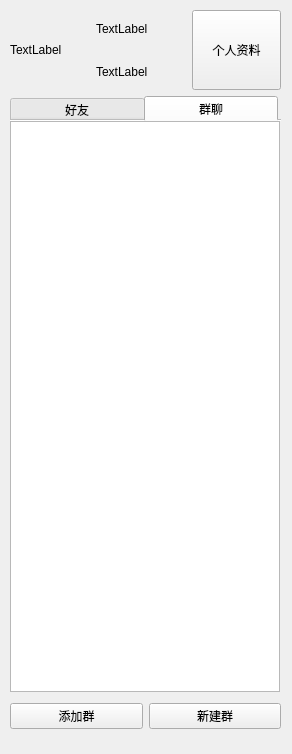
<?xml version="1.0" encoding="UTF-8"?>
<ui version="4.0">
 <class>Form</class>
 <widget class="QWidget" name="Form">
  <property name="geometry">
   <rect>
    <x>0</x>
    <y>0</y>
    <width>292</width>
    <height>754</height>
   </rect>
  </property>
  <property name="minimumSize">
   <size>
    <width>260</width>
    <height>700</height>
   </size>
  </property>
  <property name="maximumSize">
   <size>
    <width>100000</width>
    <height>100000</height>
   </size>
  </property>
  <property name="windowTitle">
   <string>Form</string>
  </property>
  <widget class="QWidget" name="verticalLayoutWidget">
   <property name="geometry">
    <rect>
     <x>10</x>
     <y>10</y>
     <width>271</width>
     <height>731</height>
    </rect>
   </property>
   <layout class="QVBoxLayout" name="verticalLayout">
    <item>
     <layout class="QHBoxLayout" name="horizontalLayout">
      <item>
       <widget class="QLabel" name="headsculLabel">
        <property name="minimumSize">
         <size>
          <width>80</width>
          <height>80</height>
         </size>
        </property>
        <property name="maximumSize">
         <size>
          <width>80</width>
          <height>80</height>
         </size>
        </property>
        <property name="text">
         <string>TextLabel</string>
        </property>
       </widget>
      </item>
      <item>
       <layout class="QVBoxLayout" name="verticalLayout_2">
        <item>
         <widget class="QLabel" name="nicknameLabel">
          <property name="text">
           <string>TextLabel</string>
          </property>
         </widget>
        </item>
        <item>
         <widget class="QLabel" name="signatureLabel">
          <property name="text">
           <string>TextLabel</string>
          </property>
         </widget>
        </item>
       </layout>
      </item>
      <item>
       <widget class="QPushButton" name="infoButton">
        <property name="sizePolicy">
         <sizepolicy hsizetype="Ignored" vsizetype="Preferred">
          <horstretch>0</horstretch>
          <verstretch>0</verstretch>
         </sizepolicy>
        </property>
        <property name="minimumSize">
         <size>
          <width>0</width>
          <height>0</height>
         </size>
        </property>
        <property name="focusPolicy">
         <enum>Qt::TabFocus</enum>
        </property>
        <property name="text">
         <string>个人资料</string>
        </property>
       </widget>
      </item>
     </layout>
    </item>
    <item>
     <widget class="QTabWidget" name="tabWidget">
      <property name="focusPolicy">
       <enum>Qt::TabFocus</enum>
      </property>
      <property name="styleSheet">
       <string notr="true">QTabBar::tab{width:134.4}
QTabBar::tab{height:25}</string>
      </property>
      <property name="tabPosition">
       <enum>QTabWidget::North</enum>
      </property>
      <property name="tabShape">
       <enum>QTabWidget::Rounded</enum>
      </property>
      <property name="currentIndex">
       <number>1</number>
      </property>
      <property name="iconSize">
       <size>
        <width>16</width>
        <height>16</height>
       </size>
      </property>
      <property name="elideMode">
       <enum>Qt::ElideNone</enum>
      </property>
      <property name="documentMode">
       <bool>true</bool>
      </property>
      <property name="tabsClosable">
       <bool>false</bool>
      </property>
      <widget class="QWidget" name="friends">
       <attribute name="title">
        <string>好友</string>
       </attribute>
       <widget class="QListWidget" name="FriendsList">
        <property name="geometry">
         <rect>
          <x>0</x>
          <y>0</y>
          <width>269</width>
          <height>571</height>
         </rect>
        </property>
       </widget>
       <widget class="QPushButton" name="addFriendBtn">
        <property name="geometry">
         <rect>
          <x>0</x>
          <y>580</y>
          <width>269</width>
          <height>26</height>
         </rect>
        </property>
        <property name="text">
         <string>添加好友</string>
        </property>
       </widget>
      </widget>
      <widget class="QWidget" name="group">
       <attribute name="title">
        <string>群聊</string>
       </attribute>
       <widget class="QListWidget" name="GroupList">
        <property name="geometry">
         <rect>
          <x>0</x>
          <y>0</y>
          <width>270</width>
          <height>571</height>
         </rect>
        </property>
       </widget>
       <widget class="QWidget" name="horizontalLayoutWidget">
        <property name="geometry">
         <rect>
          <x>0</x>
          <y>580</y>
          <width>271</width>
          <height>31</height>
         </rect>
        </property>
        <layout class="QHBoxLayout" name="horizontalLayout_2">
         <item>
          <widget class="QPushButton" name="addGroupBtn">
           <property name="text">
            <string>添加群</string>
           </property>
          </widget>
         </item>
         <item>
          <widget class="QPushButton" name="setGroupBtn">
           <property name="text">
            <string>新建群</string>
           </property>
          </widget>
         </item>
        </layout>
       </widget>
      </widget>
     </widget>
    </item>
    <item>
     <layout class="QVBoxLayout" name="verticalLayout_3"/>
    </item>
   </layout>
  </widget>
 </widget>
 <resources/>
 <connections/>
</ui>
